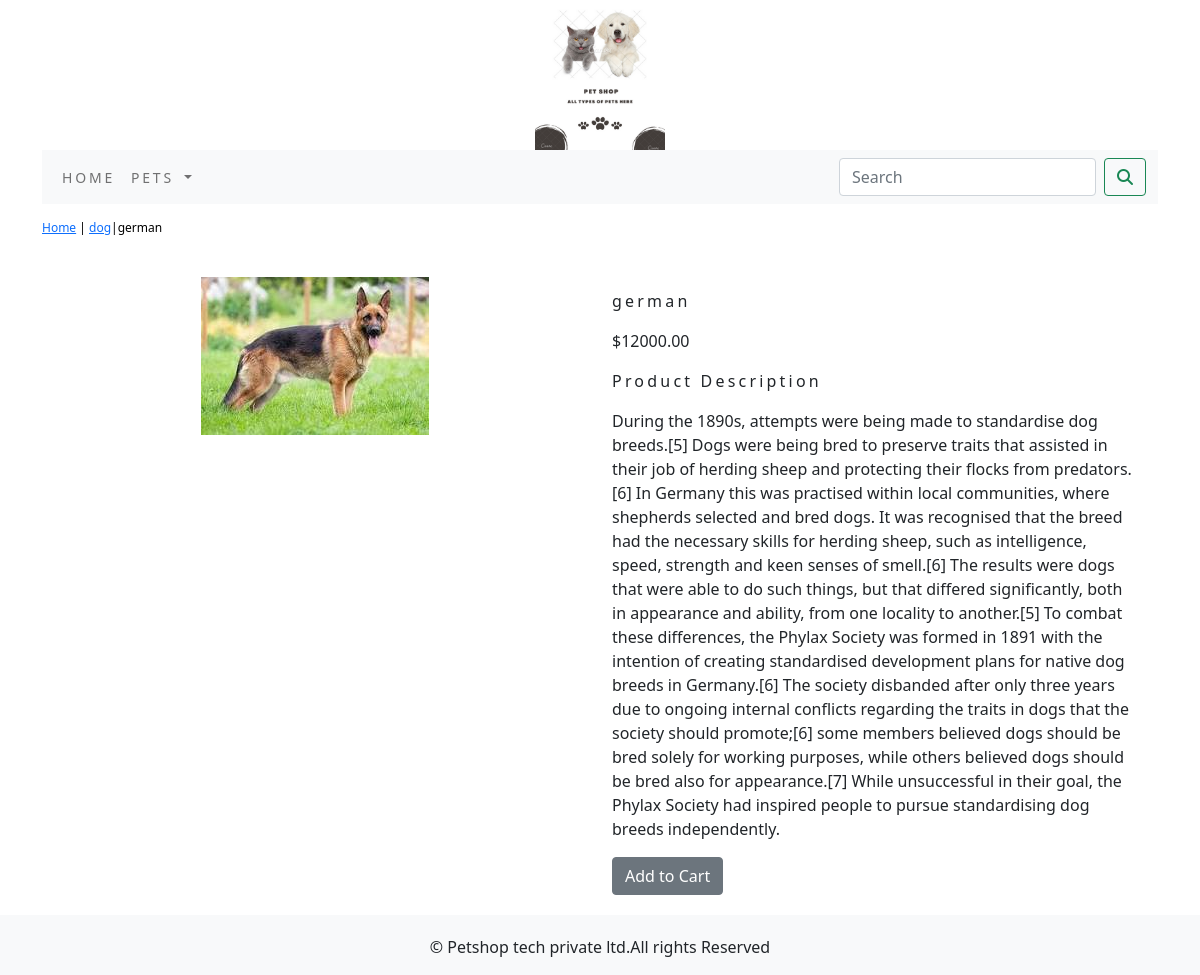
The page /shop/dog/german/ on the database its author committed.
### shop/models.py (models this page shows, shortened)
class Product(models.Model):
    name=models.CharField(max_length=250,unique=True)
    slug=models.SlugField(max_length=250,unique=True)
    description=models.TextField(blank=True)
    price=models.DecimalField(max_digits=10,decimal_places=2)
    category=models.ForeignKey(Category,on_delete=models.CASCADE)
    image=models.ImageField(upload_to='product',blank=True)
    stock=models.IntegerField()
    available=models.BooleanField(default=True)
    created=models.DateTimeField(auto_now_add=True)
    updated=models.DateTimeField(auto_now=True)
    class Meta:
        ordering=('name',)
        verbose_name='product'
        verbose_name_plural='products'

class Category(models.Model):
    name=models.CharField(max_length=250,unique=True)
    slug=models.SlugField(max_length=250,unique=True)
    description=models.TextField(blank=True)
    image=models.ImageField(upload_to='category',blank=True)
    class Meta:
         ordering=('name',)
         verbose_name='category'
         verbose_name_plural='categories'
    def get_url(self):
        return reverse('shop:products_by_category',args=[self.slug])
    def __str__(self):
         return '{}'.format(self.name)

### shop/views.py (the view)
# urls.py: path('<slug:c_slug>/<slug:product_slug>/',views.proDetail,name='prodCatdetail')
def proDetail(request,c_slug,product_slug):
    try:
        product=Product.objects.get(category__slug=c_slug,slug=product_slug)
    except Exception as e:
        raise e
    return render (request,'product.html',{'product':product})

### cart/context_processors.py (called while the page is built)
def counter(request):
    item_count=0
    if 'admin' in request.path:
        return {}
    else:
        try:
            cart=Cart.objects.filter(cart_id=_cart_id(request))
            car_items=CartItem.objects.all().filter(cart=cart[:1])
            for cart_item in car_items:
                item_count += cart_item.quantity
        except Cart.DoesNotExist:
            item_count =0
    return dict(item_count=item_count)

### cart/views.py (called while the page is built)
def _cart_id(request):
    cart=request.session.session_key
    if not cart:
        cart=request.session.create()
    return cart

### shop/context_processors.py (called while the page is built)
def menu_links(request):
    links=Category.objects.all()
    return dict(links=links)

### template/product.html (shortened to what this page needs)
{% extends 'base.html' %}
{% load static %}
{% block content %}
<div class="row my_prod_row_class">
    <div class="mx_auto">
        <p> <a href="{% url 'shop:allProdCat' %}">Home</a> | <a href="{{product.category.get_url}}">{{product.category}}</a>|{{product.name}}</p>
    </div>
<div class="container">
<br>
<div class="row">
    <div class="col-12 col-sm-12 col-md-12 col-lg-6 text-center">
        <div style="min-width:18rem">
            <img src="{{product.image.url}}" alt="{{product.name}}">
        </div>
    </div>
        <div class="col-12 col-sm-12 col-md-12 col-lg-6">
            <div>
            <h1 class="my_prod_title">{{product.name}}</h1>
            <p>${{product.price}}</p>
            <p class="my_title">Product Description</p>
            <p class="text-justify my_prod_text">{{product.description}}</p>
            {% if product.stock <= 0 %}
            <p class="text-justify my_prod_text"><b>OUT OF STOCK</b></p>
            {% else %}
            <a class="btn btn-secondary" href="{% url 'cart:add_cart' product.id %}">Add to Cart</a>
            {% endif %}
        </div>
    </div>
</div>
</div>
</div>
{% endblock %}

### static/css/custom.css (style rules this page uses)
body { font-family: 'Roboto', sans-serif; }
.my_title { font-size:16px; text_transform:uppercase; letter-spacing:.2em; }
.my_prod_row_class { padding-top:15px; padding-bottom:20px }
.my_prod_row_class .mx_auto { color:#000; font-size:12px; text-decoration:none; }
.my_prod_title { font-size:16px; text_transform:uppercase; letter-spacing:.2em; padding-top:15px; padding-bottom:10px; }
.my_prod_text { padding-right:20px; }

### rows shown on the page
Product: category "dog", name "german", image (picture), price "12000.00", description "During the 1890s, attempts were being made to standardise dog breeds.[5] Dogs were being bred to preserve traits that assisted in their job of herding sheep and protecting their flocks from predators.[6] In Germany this was practised within local communities, where shepherds selected and bred dogs. It was recognised that the breed had the necessary skills for herding sheep, such as intelligence, speed, strength and keen senses of smell.[6] The results were dogs that were able to do such things, but that differed significantly, both in appearance and ability, from one locality to another.[5] To combat these differences, the Phylax Society was formed in 1891 with the intention of creating…"
